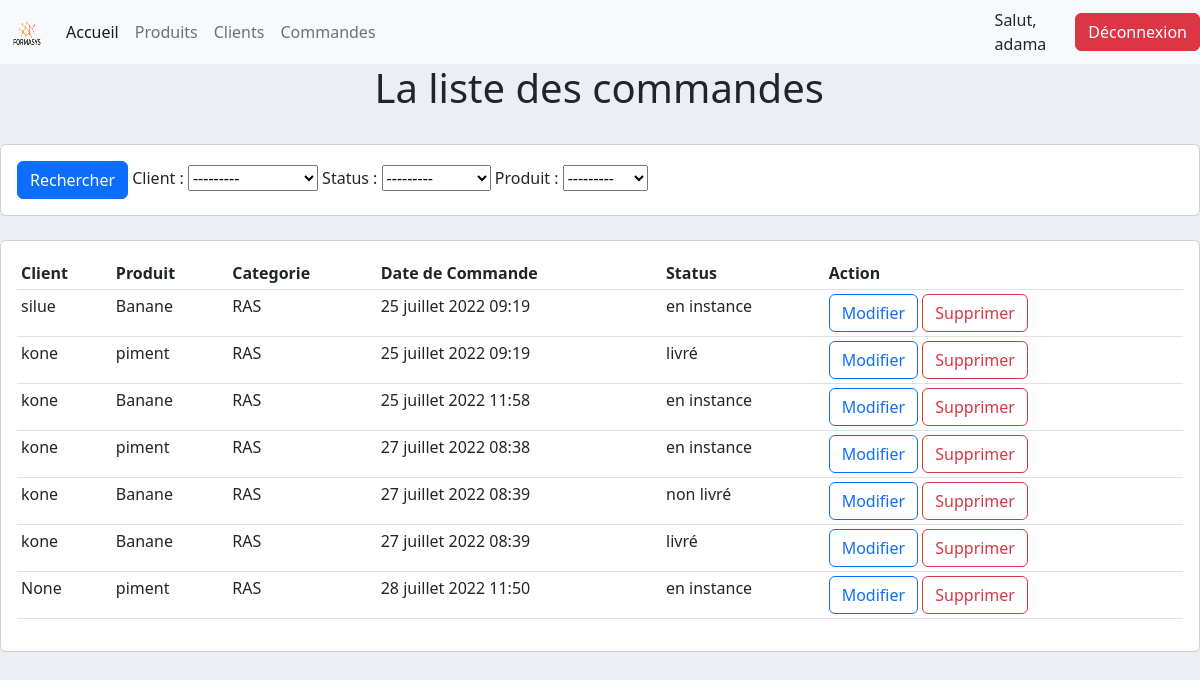
Screenshot of /commande (signed in) with the database file from the repository.
### commande/models.py (models this page shows, shortened)
class Commande(models.Model):
    STATUS=(
        ('en instance','en instance'),
        ('non livré', 'non livré'),
        ('livré', 'livré') )
    client=models.ForeignKey(Client, null=True,on_delete=models.SET_NULL)
    produit=models.ForeignKey(Produit, null=True,on_delete=models.SET_NULL)
    status=models.CharField(max_length=200, null=True,choices=STATUS)
    date_creation=models.DateTimeField(auto_now_add=True, null=True)

### client/models.py (models this page shows)
class Client(models.Model):
    nom=models.CharField(max_length=200, null=True)
    telephone=models.CharField(max_length=200, null=True)
    date_creation=models.DateTimeField(auto_now_add=True, null=True)
    def __str__(self):
        return self.nom

### produit/models.py (models this page shows)
class Produit(models.Model):
    nom=models.CharField(max_length=200, null=True)
    prix=models.FloatField(null=True)
    description = models.TextField(null=True)
    date_creation = models.DateTimeField(auto_now_add=True, null=True)
    tag=models.ManyToManyField(Tag, null=True)
    photo = models.FileField(upload_to='images', null=True)
    def __str__(self):
        return self.nom

### commande/views.py (the view)
# urls.py: path('', views.liste_commande),
@login_required
def liste_commande(request):
    commandes = Commande.objects.all()
    myFiltre = CommandeFiltre(request.GET, queryset=commandes)
    commandes = myFiltre.qs
    context = {'commandes':commandes, 'myFiltre':myFiltre}
    return render(request, 'commande/liste_commande.html', context)

### templates/commande/liste_commande.html (shortened to what this page needs)
{% extends 'template.html' %}
{% block contenu %}
<div class="container">
   <div class="row justify-content-center">
    <div class="col-5"> <h1>La liste des commandes</h1></div>
   </div>
</div>
  <br>
<div class="row">
	<div class="col">
		<div class="card card-body">
			<form method="get">
		    <button class="btn btn-primary" type="submit">Rechercher</button>
				{{myFiltre.form}}
		  </form>
		</div>
	</div>
</div>
<br>
<div class="row">
	<div class="col-md">
		<div class="card card-body">
			<table class="table table-sm">
				<tr>
					<th>Client</th>
					<th>Produit</th>
					<th>Categorie</th>
					<th>Date de Commande</th>
					<th>Status</th>
					<th>Action</th>
				</tr>
				{% for commande in commandes %}
					<tr>
						<td>{{commande.client}}</td>
						<td>{{commande.produit}}</td>
						<td>RAS</td>
						<td>{{commande.date_creation}}</td>
						<td>{{commande.status}}</td>
						<td><a href="modification_commande/{{commande.id}}" class="btn btn-outline-primary">Modifier</a> 	<a href="{% url 'supprimer_commande' commande.id %}" class="btn btn-outline-danger">Supprimer</a></td>
					</tr>
				{% endfor %}
			</table>
		</div>
	</div>
</div>
{% endblock %}

### templates/base/navbar.html (shortened to what this page needs)
{% load static %}
    <nav class="navbar navbar-expand-lg bg-light">
      <div class="container-fluid">
        <a class="navbar-brand" href="#"><img src="{% static 'images/logo.png' %}" alt="notre logo" srcset="" style="height:30px; width:30px"></a>
        <div class="collapse navbar-collapse" id="navbarNavAltMarkup">
          <div class="navbar-nav">
            <a class="nav-link active" aria-current="page" href="/">Accueil</a>
            <a class="nav-link" href="/produit">Produits</a>
            <a class="nav-link" href="/client">Clients</a>
            <a class="nav-link" href="/commande">Commandes</a>
          </div>
        </div>
      </div>
      <span>Salut, {{request.user }}</span>
       <span><a href="{% url 'deconnexion' %}" class="btn btn-danger">Déconnexion</a></span>
    </nav>

### static/css/template.css (style rules this page uses)
body { background-color: #ebeff5; }

### rows the page displays
Commande: client "silue", produit "Banane", date_creation "25 juillet 2022 09:19", status "en instance"
Commande: client "kone", produit "piment", date_creation "25 juillet 2022 09:19", status "livré"
Commande: client "kone", produit "Banane", date_creation "25 juillet 2022 11:58", status "en instance"
Commande: client "kone", produit "piment", date_creation "27 juillet 2022 08:38", status "en instance"
Commande: client "kone", produit "Banane", date_creation "27 juillet 2022 08:39", status "non livré"
Commande: client "kone", produit "Banane", date_creation "27 juillet 2022 08:39", status "livré"
Commande: client "None", produit "piment", date_creation "28 juillet 2022 11:50", status "en instance"

### other values shown
{{ request.user }} "adama"
